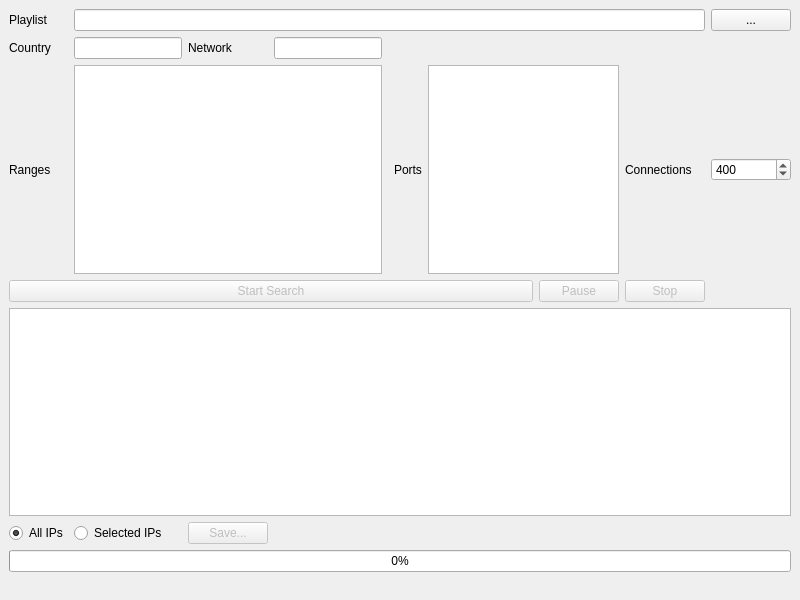
<?xml version="1.0" encoding="UTF-8"?>
<ui version="4.0">
 <class>MainWindow</class>
 <widget class="QMainWindow" name="MainWindow">
  <property name="geometry">
   <rect>
    <x>0</x>
    <y>0</y>
    <width>800</width>
    <height>600</height>
   </rect>
  </property>
  <property name="windowTitle">
   <string>Playlist Finder Plus</string>
  </property>
  <widget class="QWidget" name="centralwidget">
   <layout class="QGridLayout" name="gridLayout">
    <item row="3" column="10">
     <widget class="QPushButton" name="stopButton">
      <property name="enabled">
       <bool>false</bool>
      </property>
      <property name="text">
       <string>Stop</string>
      </property>
     </widget>
    </item>
    <item row="2" column="7" colspan="3">
     <widget class="QPlainTextEdit" name="portsText"/>
    </item>
    <item row="3" column="9">
     <widget class="QPushButton" name="pauseButton">
      <property name="enabled">
       <bool>false</bool>
      </property>
      <property name="text">
       <string>Pause</string>
      </property>
     </widget>
    </item>
    <item row="5" column="0">
     <widget class="QRadioButton" name="allIPs">
      <property name="text">
       <string>All IPs</string>
      </property>
      <property name="checked">
       <bool>true</bool>
      </property>
     </widget>
    </item>
    <item row="1" column="0">
     <widget class="QLabel" name="countryLabel">
      <property name="sizePolicy">
       <sizepolicy hsizetype="Preferred" vsizetype="Preferred">
        <horstretch>0</horstretch>
        <verstretch>0</verstretch>
       </sizepolicy>
      </property>
      <property name="text">
       <string>Country</string>
      </property>
     </widget>
    </item>
    <item row="5" column="1">
     <widget class="QRadioButton" name="selectedIPs">
      <property name="text">
       <string>Selected IPs</string>
      </property>
     </widget>
    </item>
    <item row="1" column="3">
     <widget class="QLineEdit" name="networkText">
      <property name="sizePolicy">
       <sizepolicy hsizetype="Fixed" vsizetype="Fixed">
        <horstretch>0</horstretch>
        <verstretch>0</verstretch>
       </sizepolicy>
      </property>
      <property name="readOnly">
       <bool>true</bool>
      </property>
      <property name="clearButtonEnabled">
       <bool>false</bool>
      </property>
     </widget>
    </item>
    <item row="2" column="10">
     <widget class="QLabel" name="connectLabel">
      <property name="sizePolicy">
       <sizepolicy hsizetype="Preferred" vsizetype="Preferred">
        <horstretch>0</horstretch>
        <verstretch>0</verstretch>
       </sizepolicy>
      </property>
      <property name="text">
       <string>Connections</string>
      </property>
     </widget>
    </item>
    <item row="5" column="2">
     <widget class="QPushButton" name="saveButton">
      <property name="enabled">
       <bool>false</bool>
      </property>
      <property name="text">
       <string>Save...</string>
      </property>
     </widget>
    </item>
    <item row="2" column="5" colspan="2">
     <widget class="QLabel" name="portsLabel">
      <property name="sizePolicy">
       <sizepolicy hsizetype="Preferred" vsizetype="Preferred">
        <horstretch>0</horstretch>
        <verstretch>0</verstretch>
       </sizepolicy>
      </property>
      <property name="text">
       <string>Ports</string>
      </property>
      <property name="alignment">
       <set>Qt::AlignCenter</set>
      </property>
     </widget>
    </item>
    <item row="1" column="1">
     <widget class="QLineEdit" name="countryText">
      <property name="sizePolicy">
       <sizepolicy hsizetype="Fixed" vsizetype="Fixed">
        <horstretch>0</horstretch>
        <verstretch>0</verstretch>
       </sizepolicy>
      </property>
      <property name="readOnly">
       <bool>true</bool>
      </property>
     </widget>
    </item>
    <item row="1" column="2">
     <widget class="QLabel" name="networkLabel">
      <property name="sizePolicy">
       <sizepolicy hsizetype="Preferred" vsizetype="Preferred">
        <horstretch>0</horstretch>
        <verstretch>0</verstretch>
       </sizepolicy>
      </property>
      <property name="text">
       <string>Network</string>
      </property>
     </widget>
    </item>
    <item row="0" column="0">
     <widget class="QLabel" name="playlistLabel">
      <property name="sizePolicy">
       <sizepolicy hsizetype="Preferred" vsizetype="Preferred">
        <horstretch>0</horstretch>
        <verstretch>0</verstretch>
       </sizepolicy>
      </property>
      <property name="text">
       <string>Playlist</string>
      </property>
     </widget>
    </item>
    <item row="2" column="0">
     <widget class="QLabel" name="rangesLabel">
      <property name="sizePolicy">
       <sizepolicy hsizetype="Preferred" vsizetype="Preferred">
        <horstretch>0</horstretch>
        <verstretch>0</verstretch>
       </sizepolicy>
      </property>
      <property name="text">
       <string>Ranges</string>
      </property>
     </widget>
    </item>
    <item row="3" column="0" colspan="9">
     <widget class="QPushButton" name="searchButton">
      <property name="enabled">
       <bool>false</bool>
      </property>
      <property name="text">
       <string>Start Search</string>
      </property>
     </widget>
    </item>
    <item row="0" column="11">
     <widget class="QPushButton" name="playlistButton">
      <property name="text">
       <string>...</string>
      </property>
     </widget>
    </item>
    <item row="2" column="11">
     <widget class="QSpinBox" name="connectSpin">
      <property name="minimum">
       <number>1</number>
      </property>
      <property name="maximum">
       <number>999</number>
      </property>
      <property name="value">
       <number>400</number>
      </property>
     </widget>
    </item>
    <item row="0" column="1" colspan="10">
     <widget class="QLineEdit" name="playlistText">
      <property name="readOnly">
       <bool>false</bool>
      </property>
     </widget>
    </item>
    <item row="4" column="0" colspan="12">
     <widget class="QTableView" name="tableView">
      <attribute name="horizontalHeaderStretchLastSection">
       <bool>true</bool>
      </attribute>
      <attribute name="verticalHeaderStretchLastSection">
       <bool>true</bool>
      </attribute>
     </widget>
    </item>
    <item row="6" column="0" colspan="12">
     <widget class="QProgressBar" name="progressBar">
      <property name="value">
       <number>0</number>
      </property>
     </widget>
    </item>
    <item row="2" column="1" colspan="3">
     <widget class="QPlainTextEdit" name="rangesText"/>
    </item>
   </layout>
  </widget>
  <widget class="QStatusBar" name="statusbar">
   <property name="sizePolicy">
    <sizepolicy hsizetype="Fixed" vsizetype="Fixed">
     <horstretch>0</horstretch>
     <verstretch>0</verstretch>
    </sizepolicy>
   </property>
   <property name="sizeGripEnabled">
    <bool>false</bool>
   </property>
  </widget>
 </widget>
 <resources/>
 <connections/>
</ui>
